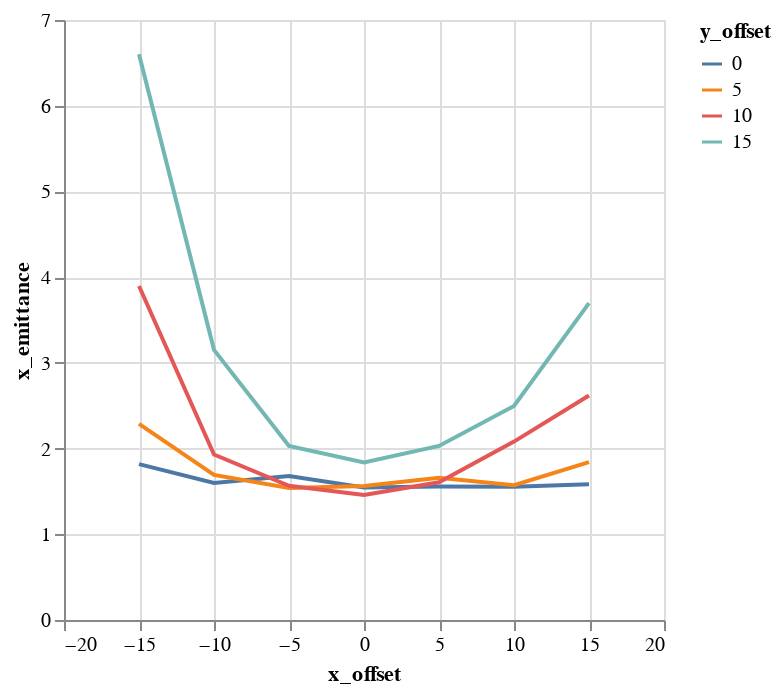

Notebook code for this chart:
### Markdown cell above
## Plots

### Code cell
alt.Chart(emit_df).mark_line().encode(
    color='y_offset:N',
    x='x_offset',
    y='x_emittance',
)

### Figure 1 — Vega-Lite specification as saved in the notebook (floating-point values rounded to 4 significant figures)
{"$schema": "https://vega.github.io/schema/vega-lite/v1.2.1.json", "data": {"values": [{"losses": 0, "relbeta": 0.002306, "sourceID": 16777222, "sourceName": "x_-15_y_0", "x_emittance": 1.819, "x_emittance_rel": 1.122, "x_norm_emittance": 0.004194, "x_offset": -15, "y_emittance": 1.817, "y_emittance_rel": 1.156, "y_norm_emittance": 0.004192, "y_offset": 0}, {"losses": 0, "relbeta": 0.002306, "sourceID": 16777229, "sourceName": "x_-15_y_5", "x_emittance": 2.288, "x_emittance_rel": 1.436, "x_norm_emittance": 0.005278, "x_offset": -15, "y_emittance": 2.232, "y_emittance_rel": 1.401, "y_norm_emittance": 0.005148, "y_offset": 5}, {"losses": 0, "relbeta": 0.002306, "sourceID": 16777236, "sourceName": "x_-15_y_10", "x_emittance": 3.896, "x_emittance_rel": 2.409, "x_norm_emittance": 0.008986, "x_offset": -15, "y_emittance": 4.428, "y_emittance_rel": 2.773, "y_norm_emittance": 0.01021, "y_offset": 10}, {"losses": 4, "relbeta": 0.002306, "sourceID": 16777243, "sourceName": "x_-15_y_15", "x_emittance": 6.6, "x_emittance_rel": 3.949, "x_norm_emittance": 0.01522, "x_offset": -15, "y_emittance": 7.545, "y_emittance_rel": 4.54, "y_norm_emittance": 0.0174, "y_offset": 15}, {"losses": 0, "relbeta": 0.002306, "sourceID": 16777220, "sourceName": "x_-10_y_0", "x_emittance": 1.599, "x_emittance_rel": 1.004, "x_norm_emittance": 0.003687, "x_offset": -10, "y_emittance": 1.624, "y_emittance_rel": 1.046, "y_norm_emittance": 0.003745, "y_offset": 0}, {"losses": 0, "relbeta": 0.002306, "sourceID": 16777227, "sourceName": "x_-10_y_5", "x_emittance": 1.692, "x_emittance_rel": 1.049, "x_norm_emittance": 0.003903, "x_offset": -10, "y_emittance": 1.847, "y_emittance_rel": 1.169, "y_norm_emittance": 0.004259, "y_offset": 5}, {"losses": 0, "relbeta": 0.002306, "sourceID": 16777234, "sourceName": "x_-10_y_10", "x_emittance": 1.931, "x_emittance_rel": 1.299, "x_norm_emittance": 0.004453, "x_offset": -10, "y_emittance": 2.866, "y_emittance_rel": 1.721, "y_norm_emittance": 0.00661, "y_offset": 10}, {"losses": 0, "relbeta": 0.002306, "sourceID": 16777241, "sourceName": "x_-10_y_15", "x_emittance": 3.152, "x_emittance_rel": 2.174, "x_norm_emittance": 0.007269, "x_offset": -10, "y_emittance": 5.381, "y_emittance_rel": 3.292, "y_norm_emittance": 0.01241, "y_offset": 15}, {"losses": 0, "relbeta": 0.002306, "sourceID": 16777218, "sourceName": "x_-5_y_0", "x_emittance": 1.679, "x_emittance_rel": 1.002, "x_norm_emittance": 0.003872, "x_offset": -5, "y_emittance": 1.728, "y_emittance_rel": 1.006, "y_norm_emittance": 0.003985, "y_offset": 0}, {"losses": 0, "relbeta": 0.002306, "sourceID": 16777225, "sourceName": "x_-5_y_5", "x_emittance": 1.54, "x_emittance_rel": 1.011, "x_norm_emittance": 0.003552, "x_offset": -5, "y_emittance": 1.789, "y_emittance_rel": 1.101, "y_norm_emittance": 0.004126, "y_offset": 5}, {"losses": 0, "relbeta": 0.002306, "sourceID": 16777232, "sourceName": "x_-5_y_10", "x_emittance": 1.566, "x_emittance_rel": 1.036, "x_norm_emittance": 0.003612, "x_offset": -5, "y_emittance": 2.403, "y_emittance_rel": 1.555, "y_norm_emittance": 0.005542, "y_offset": 10}, {"losses": 0, "relbeta": 0.002306, "sourceID": 16777239, "sourceName": "x_-5_y_15", "x_emittance": 2.03, "x_emittance_rel": 1.2, "x_norm_emittance": 0.004683, "x_offset": -5, "y_emittance": 3.651, "y_emittance_rel": 2.426, "y_norm_emittance": 0.00842, "y_offset": 15}, {"losses": 0, "relbeta": 0.002306, "sourceID": 16777216, "sourceName": "x_0_y_0", "x_emittance": 1.547, "x_emittance_rel": 1.005, "x_norm_emittance": 0.003568, "x_offset": 0, "y_emittance": 1.548, "y_emittance_rel": 1.007, "y_norm_emittance": 0.003569, "y_offset": 0}, {"losses": 0, "relbeta": 0.002306, "sourceID": 16777223, "sourceName": "x_0_y_5", "x_emittance": 1.563, "x_emittance_rel": 1.015, "x_norm_emittance": 0.003606, "x_offset": 0, "y_emittance": 1.694, "y_emittance_rel": 1.104, "y_norm_emittance": 0.003907, "y_offset": 5}, {"losses": 0, "relbeta": 0.002306, "sourceID": 16777230, "sourceName": "x_0_y_10", "x_emittance": 1.459, "x_emittance_rel": 1.04, "x_norm_emittance": 0.003366, "x_offset": 0, "y_emittance": 2.267, "y_emittance_rel": 1.536, "y_norm_emittance": 0.005228, "y_offset": 10}, {"losses": 0, "relbeta": 0.002306, "sourceID": 16777237, "sourceName": "x_0_y_15", "x_emittance": 1.838, "x_emittance_rel": 1.04, "x_norm_emittance": 0.00424, "x_offset": 0, "y_emittance": 3.913, "y_emittance_rel": 2.427, "y_norm_emittance": 0.009024, "y_offset": 15}, {"losses": 0, "relbeta": 0.002306, "sourceID": 16777217, "sourceName": "x_5_y_0", "x_emittance": 1.556, "x_emittance_rel": 1.004, "x_norm_emittance": 0.003589, "x_offset": 5, "y_emittance": 1.677, "y_emittance_rel": 1.001, "y_norm_emittance": 0.003867, "y_offset": 0}, {"losses": 0, "relbeta": 0.002306, "sourceID": 16777224, "sourceName": "x_5_y_5", "x_emittance": 1.661, "x_emittance_rel": 1.036, "x_norm_emittance": 0.00383, "x_offset": 5, "y_emittance": 1.747, "y_emittance_rel": 1.186, "y_norm_emittance": 0.00403, "y_offset": 5}, {"losses": 0, "relbeta": 0.002306, "sourceID": 16777231, "sourceName": "x_5_y_10", "x_emittance": 1.606, "x_emittance_rel": 1.098, "x_norm_emittance": 0.003705, "x_offset": 5, "y_emittance": 2.347, "y_emittance_rel": 1.473, "y_norm_emittance": 0.005414, "y_offset": 10}, {"losses": 0, "relbeta": 0.002306, "sourceID": 16777238, "sourceName": "x_5_y_15", "x_emittance": 2.031, "x_emittance_rel": 1.271, "x_norm_emittance": 0.004684, "x_offset": 5, "y_emittance": 4.14, "y_emittance_rel": 2.63, "y_norm_emittance": 0.009549, "y_offset": 15}, {"losses": 0, "relbeta": 0.002306, "sourceID": 16777219, "sourceName": "x_10_y_0", "x_emittance": 1.554, "x_emittance_rel": 1.023, "x_norm_emittance": 0.003585, "x_offset": 10, "y_emittance": 1.625, "y_emittance_rel": 1.016, "y_norm_emittance": 0.003747, "y_offset": 0}, {"losses": 0, "relbeta": 0.002306, "sourceID": 16777226, "sourceName": "x_10_y_5", "x_emittance": 1.573, "x_emittance_rel": 1.087, "x_norm_emittance": 0.003627, "x_offset": 10, "y_emittance": 1.755, "y_emittance_rel": 1.165, "y_norm_emittance": 0.004048, "y_offset": 5}, {"losses": 0, "relbeta": 0.002306, "sourceID": 16777233, "sourceName": "x_10_y_10", "x_emittance": 2.082, "x_emittance_rel": 1.194, "x_norm_emittance": 0.004801, "x_offset": 10, "y_emittance": 2.898, "y_emittance_rel": 1.797, "y_norm_emittance": 0.006684, "y_offset": 10}, {"losses": 0, "relbeta": 0.002306, "sourceID": 16777240, "sourceName": "x_10_y_15", "x_emittance": 2.497, "x_emittance_rel": 1.588, "x_norm_emittance": 0.00576, "x_offset": 10, "y_emittance": 3.9, "y_emittance_rel": 2.581, "y_norm_emittance": 0.008996, "y_offset": 15}, {"losses": 0, "relbeta": 0.002306, "sourceID": 16777221, "sourceName": "x_15_y_0", "x_emittance": 1.583, "x_emittance_rel": 1.056, "x_norm_emittance": 0.003651, "x_offset": 15, "y_emittance": 1.609, "y_emittance_rel": 1.02, "y_norm_emittance": 0.003711, "y_offset": 0}, {"losses": 0, "relbeta": 0.002306, "sourceID": 16777228, "sourceName": "x_15_y_5", "x_emittance": 1.843, "x_emittance_rel": 1.172, "x_norm_emittance": 0.00425, "x_offset": 15, "y_emittance": 1.892, "y_emittance_rel": 1.274, "y_norm_emittance": 0.004364, "y_offset": 5}, {"losses": 0, "relbeta": 0.002306, "sourceID": 16777235, "sourceName": "x_15_y_10", "x_emittance": 2.62, "x_emittance_rel": 1.614, "x_norm_emittance": 0.006042, "x_offset": 15, "y_emittance": 3.18, "y_emittance_rel": 1.968, "y_norm_emittance": 0.007335, "y_offset": 10}, {"losses": 0, "relbeta": 0.002307, "sourceID": 16777242, "sourceName": "x_15_y_15", "x_emittance": 3.697, "x_emittance_rel": 2.441, "x_norm_emittance": 0.008528, "x_offset": 15, "y_emittance": 5.44, "y_emittance_rel": 3.427, "y_norm_emittance": 0.01255, "y_offset": 15}]}, "encoding": {"color": {"field": "y_offset", "type": "nominal"}, "x": {"field": "x_offset", "type": "quantitative"}, "y": {"field": "x_emittance", "type": "quantitative"}}, "mark": "line"}
